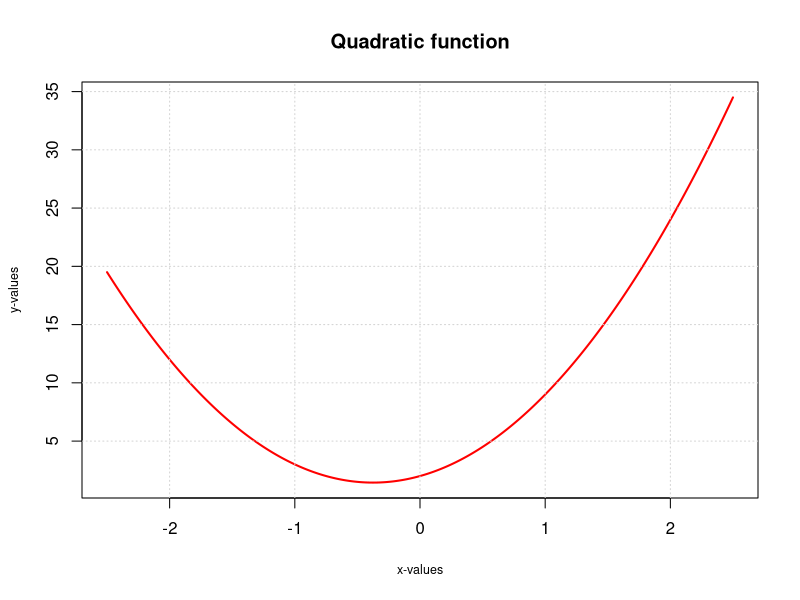

The R script that drew this image:
f_quad <- function(x, a, b, c){
  a * x ^ 2 + b * x + c
}

#define the domain and parameters of the quadratic function
x <- seq(-2.5, 2.5, len = 300); a <- 4; b <- 3; c <- 2 
y <- f_quad(x, a, b, c)
plot(x, y, 
     col = "red", 
     type = "l", 
     lwd = 2, 
     main = "Quadratic function", 
     xlab = "x-values", ylab = "y-values", cex.lab = 0.75)
grid()